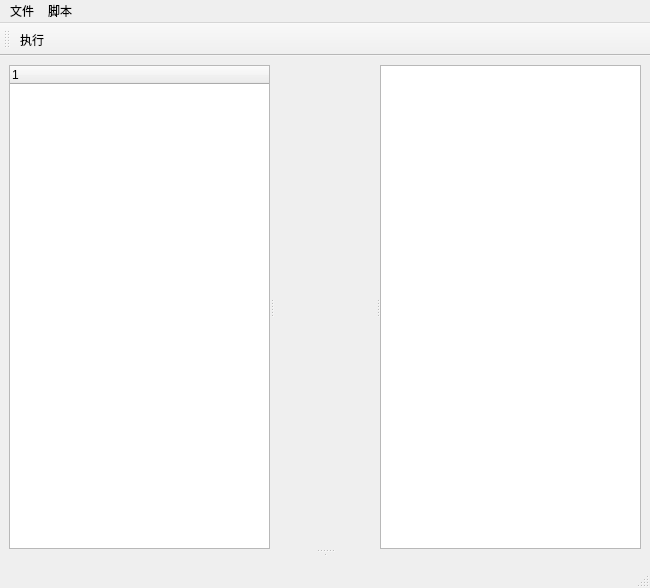
<?xml version="1.0" encoding="UTF-8"?>
<ui version="4.0">
 <class>MainWindow</class>
 <widget class="QMainWindow" name="MainWindow">
  <property name="geometry">
   <rect>
    <x>0</x>
    <y>0</y>
    <width>650</width>
    <height>588</height>
   </rect>
  </property>
  <property name="windowTitle">
   <string>MainWindow</string>
  </property>
  <widget class="QWidget" name="centralwidget">
   <layout class="QHBoxLayout" name="horizontalLayout">
    <item>
     <widget class="QSplitter" name="splitter_3">
      <property name="orientation">
       <enum>Qt::Vertical</enum>
      </property>
      <widget class="QSplitter" name="splitter_2">
       <property name="orientation">
        <enum>Qt::Horizontal</enum>
       </property>
       <widget class="QTreeWidget" name="treeWidget">
        <column>
         <property name="text">
          <string notr="true">1</string>
         </property>
        </column>
       </widget>
       <widget class="QsciScintilla" name="textEdit">
        <property name="toolTip">
         <string/>
        </property>
        <property name="whatsThis">
         <string/>
        </property>
       </widget>
       <widget class="QWidget" name="verticalLayoutWidget">
        <layout class="QVBoxLayout" name="verticalLayout">
         <item>
          <widget class="QTextEdit" name="textEdit_4"/>
         </item>
        </layout>
       </widget>
      </widget>
      <widget class="QSplitter" name="splitter">
       <property name="orientation">
        <enum>Qt::Horizontal</enum>
       </property>
       <widget class="QsciScintilla" name="textEdit_2">
        <property name="toolTip">
         <string/>
        </property>
        <property name="whatsThis">
         <string/>
        </property>
       </widget>
       <widget class="QsciScintilla" name="textEdit_3">
        <property name="toolTip">
         <string/>
        </property>
        <property name="whatsThis">
         <string/>
        </property>
       </widget>
      </widget>
     </widget>
    </item>
   </layout>
  </widget>
  <widget class="QMenuBar" name="menubar">
   <property name="geometry">
    <rect>
     <x>0</x>
     <y>0</y>
     <width>650</width>
     <height>23</height>
    </rect>
   </property>
   <widget class="QMenu" name="menu">
    <property name="title">
     <string>文件</string>
    </property>
    <addaction name="action"/>
    <addaction name="action_2"/>
    <addaction name="action_3"/>
   </widget>
   <widget class="QMenu" name="menu_2">
    <property name="title">
     <string>脚本</string>
    </property>
    <addaction name="action_4"/>
   </widget>
   <addaction name="menu"/>
   <addaction name="menu_2"/>
  </widget>
  <widget class="QStatusBar" name="statusbar"/>
  <widget class="QToolBar" name="toolBar">
   <property name="windowTitle">
    <string>toolBar</string>
   </property>
   <attribute name="toolBarArea">
    <enum>TopToolBarArea</enum>
   </attribute>
   <attribute name="toolBarBreak">
    <bool>false</bool>
   </attribute>
   <addaction name="action_4"/>
  </widget>
  <action name="action">
   <property name="text">
    <string>打开</string>
   </property>
  </action>
  <action name="action_2">
   <property name="text">
    <string>保存</string>
   </property>
  </action>
  <action name="action_3">
   <property name="text">
    <string>退出</string>
   </property>
  </action>
  <action name="action_4">
   <property name="text">
    <string>执行</string>
   </property>
  </action>
 </widget>
 <customwidgets>
  <customwidget>
   <class>QsciScintilla</class>
   <extends>QFrame</extends>
   <header>Qsci/qsciscintilla.h</header>
  </customwidget>
 </customwidgets>
 <resources/>
 <connections/>
</ui>
